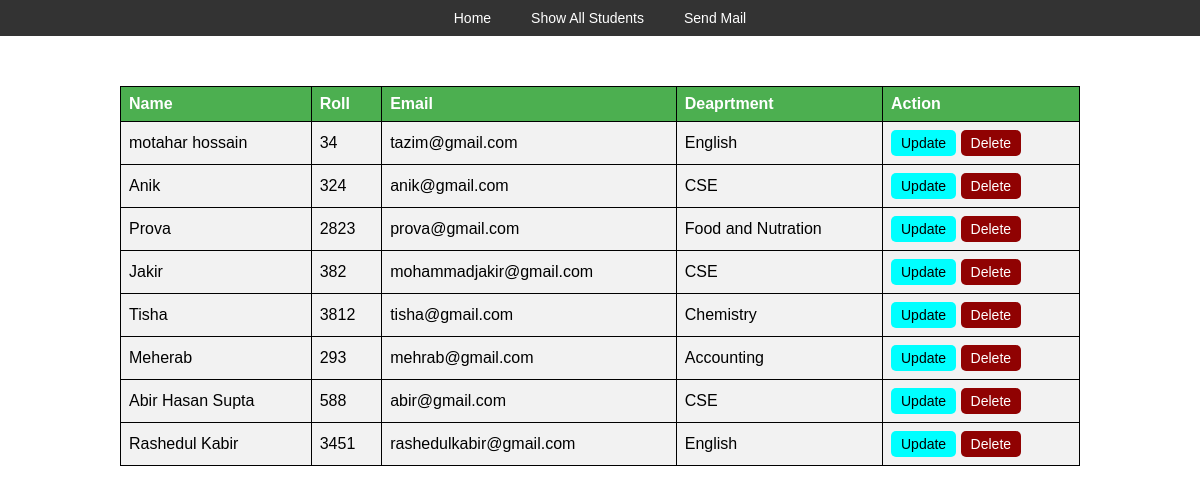
Before: /showAllStudents with the older database file.
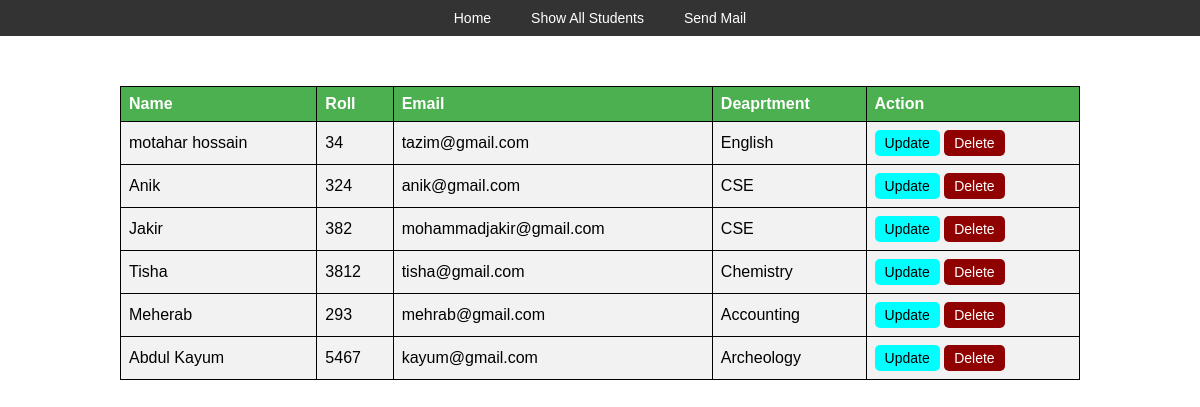
After: the same page with the newer database file.
### FormApp/models.py (models this page shows, shortened)
class Student(models.Model):
    name = models.CharField(max_length=100)
    roll = models.CharField(max_length=20, null=True, validators=[validate_roll])
    email = models.EmailField(max_length=100, null=True)
    department = models.CharField(max_length=20, null=True)

### FormApp/views.py (the view)
# urls.py: path('showAllStudents',views.showAllStudents, name='showAllStudents'),
def showAllStudents(request):
    students = Student.objects.all()
    return render(request, 'FormApp/showAllStudents.html', {'students': students})

### FormApp/templates/FormApp/showAllStudents.html (shortened to what this page needs)
{% extends 'FormApp/navigationBar.html' %}
{% block content %}
<html lang="en">
<head>
      {% load static %}
     <link rel="stylesheet" href="{% static 'FormApp/css/allStudentPage.css' %}">
</head>
<body>
  <table>
     <thead>
          <td><b>Name</b></td>
          <td><b>Roll</b></td>
          <td><b>Email</b></td>
          <td><b>Deaprtment</b></td>
          <td><b>Action</b></td>
     </thead>
 {% for student in students %}
<tbody>
<td> {{student.name}}</td>
<td> {{student.roll}}</td>
<td> {{student.email}}</td>
<td>{{student.department}}</td>
<td>
    <a href="{% url 'updateStudent' student.id %}">
    <button style="background: aqua ; border: none" type="button">Update</button>
    </a>
    <a href="{% url 'deleteStudent' student.id %}" onclick="return confirm('Are you sure you want to delete this student?');">
    <button style="background: #900202; border: none; color: white">Delete</button>
</a>
</td>
</tbody>
{% endfor %}
  </table>
</body>
</html>
{% endblock %}

Changed rows visible on the page:
removed Student: name "Prova", roll "2823", email "prova@gmail.com", department "Food and Nutration"
removed Student: name "Abir Hasan Supta", roll "588", email "abir@gmail.com", department "CSE"
removed Student: name "Rashedul Kabir", roll "3451", email "rashedulkabir@gmail.com", department "English"
added Student: name "Abdul Kayum", roll "5467", email "kayum@gmail.com", department "Archeology"
